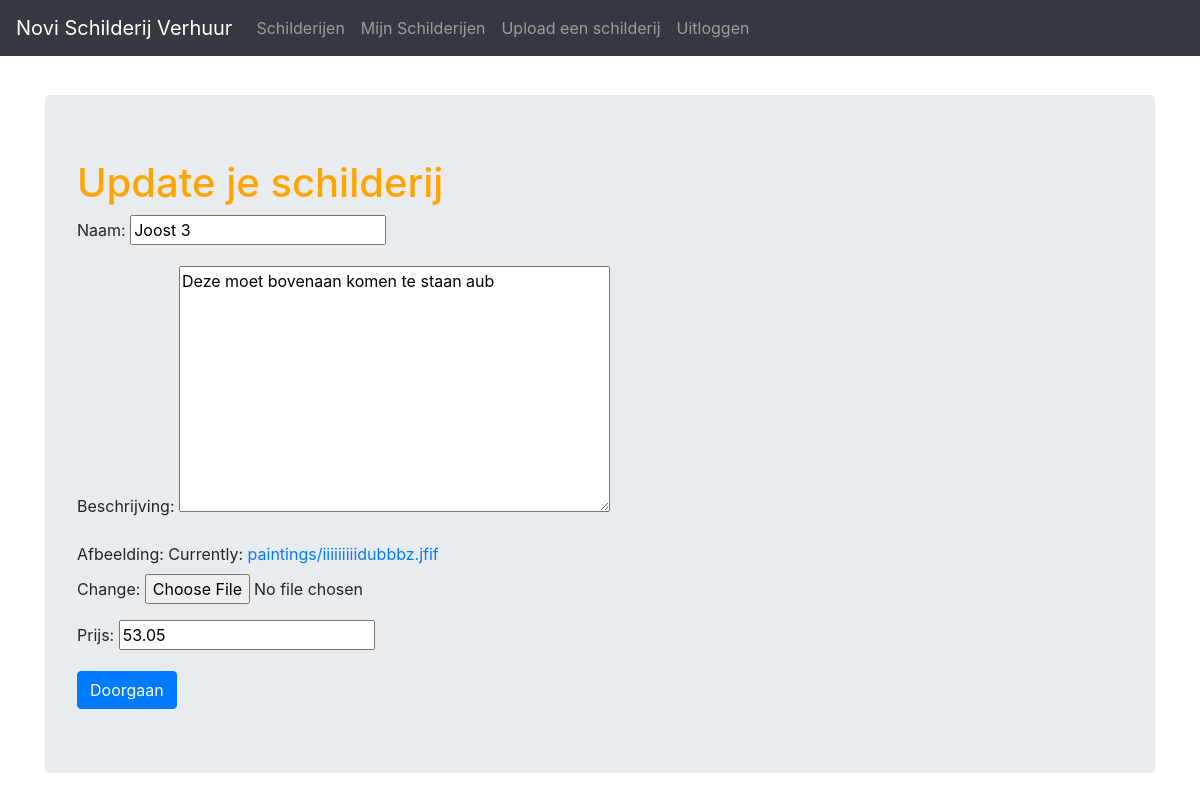
Screenshot of /painting/update/7/ (signed in) with the database file from the repository.
### noviwebshopapp/models/painting.py (models this page shows, shortened)
class Painting(models.Model):
    painting_id = models.AutoField(primary_key=True)
    name = models.CharField(max_length=100)
    date_added = models.DateTimeField(auto_now=True)
    description = models.CharField(max_length=250)
    author = models.ForeignKey(User, on_delete=models.CASCADE, related_name='author_painting')
    image = models.ImageField(upload_to='paintings')
    price = models.DecimalField(decimal_places=2, max_digits=9999)
    available = models.BooleanField(default=True)
    rented_from = models.DateField(null=True, blank=True)
    rented_till = models.DateField(null=True, blank=True)
    rented_by = models.ForeignKey(User, null=True, on_delete=models.SET_NULL, related_name='renter_painting', blank=True)

### noviwebshopapp/views/update_painting_view.py (the view, shortened to what this page needs)
class UpdatePaintingView(LoginRequiredMixin, UpdateView):
    login_url = '/login'
    redirect_field_name = 'noviwebshopapp/painting_detail.html'
    model = Painting
    def get_form_class(self):
        if self.request.user.groups.filter(name='Teachers').exists():
            return PaintingForm
        else:
            return HirePaintingForm

### noviwebshopapp/forms.py
class PaintingForm(forms.ModelForm):
    class Meta():
        model = Painting
        fields = ('name', 'description', 'image', 'price')
        widgets = {
            'name':forms.TextInput(attrs={'class':'textinputclass'}),
            'description':forms.Textarea(attrs={'class':'textareaclass'}),
        }
    def __init__(self, *args, **kwargs):
        super().__init__(*args, **kwargs)
        self.fields['name'].label = 'Naam'
        self.fields['description'].label = 'Beschrijving'
        self.fields['image'].label = 'Afbeelding'
        self.fields['price'].label = 'Prijs'

### noviwebshopapp/templatetags/auth_extras.py (called while the page is built)
@register.filter(name='has_group')
def has_group(user, group_name):
    group = Group.objects.get(name=group_name)
    return True if group in user.groups.all() else False

### templates/noviwebshopapp/painting_form.html (shortened to what this page needs)
<!DOCTYPE html>
{% extends './base.html' %}
{% block content %}
{% load auth_extras %}
<div class="container">
  <div class="jumbotron">
    <h1>
      {% if not form.instance.pk %}
      Upload een schilderij
      {% elif request.user|has_group:"Teachers" %}
      Update je schilderij
      {% else %}
      Schilderij huren
      {% endif %}
    </h1>
    <form method="post" enctype="multipart/form-data">
      {{ form.as_p }}
      <input type="submit" class="btn btn-primary" value="Doorgaan">
    </form>
  </div>
</div>
{% endblock %}

### static/noviwebshopapp/css/indexstyle.css (style rules this page uses)
h1 { color: orange; }
body { padding-top: 20px; }

### rows the page displays
Painting: name "Joost 3", description "Deze moet bovenaan komen te staan aub", price "53.05"
